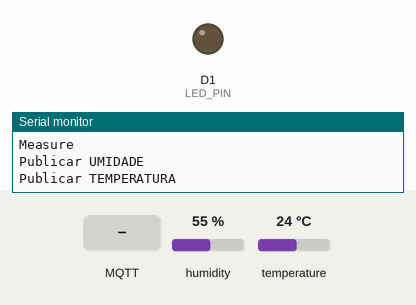
The sketch below on a simulated ESP8266 (NodeMCU). Parts: output pins drawn as LEDs (lit = HIGH), the last lines printed to the serial monitor. The inputs (shaded band) are chosen by the test bench; at power-on: humidity 55 %, temperature 24 °C. WiFi joins after 1.5 s; servers stay silent unless stated; no MQTT or app messages arrive unless stated.

Above: at 2.8 s.
2.9 s: MQTT message "F" arrives on the first subscribed topic
At 3.8 s:
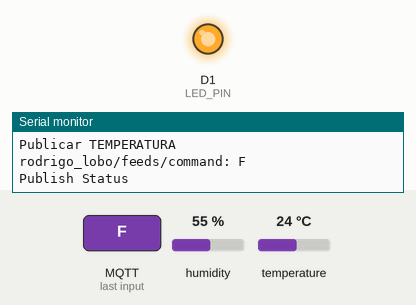
4.5 s: MQTT message "1" arrives on the first subscribed topic
6.0 s: MQTT message "on" arrives on the first subscribed topic
Timing chart, 0 to 9.0 s (numbered marks = the images above; inputs shaded):
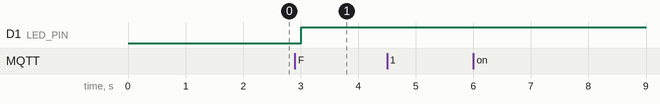

Measured:
- after the input at 2.9 s, D1 (LED_PIN): LOW → HIGH after 0.11 s

The sketch:

MQTT_data_cloud.ino
```cpp
/*

 PUBSUB MQTT library


 Basic ESP8266 MQTT example
 This sketch demonstrates the capabilities of the pubsub library in combination
 with the ESP8266 board/library.
 It connects to an MQTT server then:
  - publishes "hello world" to the topic "outTopic" every two seconds
  - subscribes to the topic "inTopic", printing out any messages
    it receives. NB - it assumes the received payloads are strings not binary
  - If the first character of the topic "inTopic" is an 1, switch ON the ESP Led,
    else switch it off
 It will reconnect to the server if the connection is lost using a blocking
 reconnect function. See the 'mqtt_reconnect_nonblocking' example for how to
 achieve the same result without blocking the main loop.
 To install the ESP8266 board, (using Arduino 1.6.4+):
  - Add the following 3rd party board manager under "File -> Preferences -> Additional Boards Manager URLs":
       http://arduino.esp8266.com/stable/package_esp8266com_index.json
  - Open the "Tools -> Board -> Board Manager" and click install for the ESP8266"
  - Select your ESP8266 in "Tools -> Board"
  Code from Andreas Spiess
*/
#include <ESP8266WiFi.h>
#include <PubSubClient.h>
#include "DHT.h"

const int DHTPIN = D7;     // what digital pin we're connected to
const int LED_PIN = D1;
#define DHTTYPE DHT22   // DHT 22  (AM2302), AM2321

#define ssid              "spri"
#define password          "zarelhounido"
#define SERVER            "io.adafruit.com"
#define SERVERPORT        1883
#define MQTT_USERNAME     "rodrigo_lobo"
#define MQTT_KEY          "751d01a7e9884b48acb28ddefe0557f4"
#define USERNAME          "rodrigo_lobo/"
#define PREAMBLE          "feeds/"
#define T_TEMP            "temperatura"
#define T_UMID            "umidade"
#define T_LUMINOSITY      "luminosity"
#define T_CLIENTSTATUS    "clientstatus"
#define T_COMMAND         "command"


unsigned long entry;
byte clientStatus, prevClientStatus = 99;
float umid, prevUmid = 0;
float tempC, prevTempC = 0;
char valueStr[5];

WiFiClient WiFiClient;
PubSubClient client(WiFiClient); // create MQTT object
DHT dht(DHTPIN, DHTTYPE);


//
void setup() {

  pinMode(LED_PIN, OUTPUT);
  Serial.begin(115200);
  delay(100);
  Serial.println();
  Serial.println();
  Serial.print("Connecting to ");
  Serial.println(ssid);
  WiFi.begin(ssid, password);

  while (WiFi.status() != WL_CONNECTED) {
    delay(500);
    Serial.print(".");
  }

  Serial.println("");
  Serial.println("WiFi connected");
  Serial.println("IP address: ");
  Serial.println(WiFi.localIP());
  WiFi.printDiag(Serial);

  client.setServer(SERVER, SERVERPORT);
  client.setCallback(callback);
  dht.begin();
}

//
void loop() {
  //Serial.println("loop");
  yield();
  if (!client.connected()) {
    Serial.println("Attempting MQTT connection...");
    // Attempt to connect
    if (client.connect("", MQTT_USERNAME, MQTT_KEY)) {
      Serial.println("connected");
      // ... and resubscribe
      client.subscribe(USERNAME PREAMBLE T_COMMAND, 1);
      client.subscribe(USERNAME PREAMBLE "test", 1);
    } else {
      Serial.print("failed, rc=");
      Serial.print(client.state());
      Serial.println(" try again in 5 seconds");
      // Wait 5 seconds before retrying
      delay(5000);
    }
  }

  if (millis() - entry > 2000) {
    Serial.println("Measure");
    entry = millis();
    umid = dht.readHumidity();
    tempC = dht.readTemperature();
  }

  if (client.connected() && prevUmid != umid) {
    Serial.println("Publicar UMIDADE");
    String hi = (String)umid;
    hi.toCharArray(valueStr, 5);
    client.publish(USERNAME PREAMBLE T_UMID, valueStr);
    prevUmid = umid;
    delay(500);
  }

  if (client.connected() && prevTempC != tempC) {
    Serial.println("Publicar TEMPERATURA");
    String hi = (String)tempC;
    hi.toCharArray(valueStr, 5);
    client.publish(USERNAME PREAMBLE T_TEMP, valueStr);
    prevTempC = tempC;
    delay(500);
  }

  if (client.connected()&& prevClientStatus != clientStatus ) {
    Serial.println("Publish Status");

    String hi = (String)clientStatus;
    hi.toCharArray(valueStr, 2);
    client.publish(USERNAME PREAMBLE T_CLIENTSTATUS, valueStr);
    prevClientStatus = clientStatus;
  }
  client.loop();
}


//----------------------------------------------------------------------


void callback(char* topic, byte * data, unsigned int length) {
  // handle message arrived {

  Serial.print(topic);
  Serial.print(": ");
  for (int i = 0; i < length; i++) {
    Serial.print((char)data[i]);
  }
  Serial.println();
  if (data[1] == 'F')  {
    clientStatus = 0;
    digitalWrite(LED_PIN, LOW);
  } else {
    clientStatus = 1;
    digitalWrite(LED_PIN, HIGH);
  }
}
```
